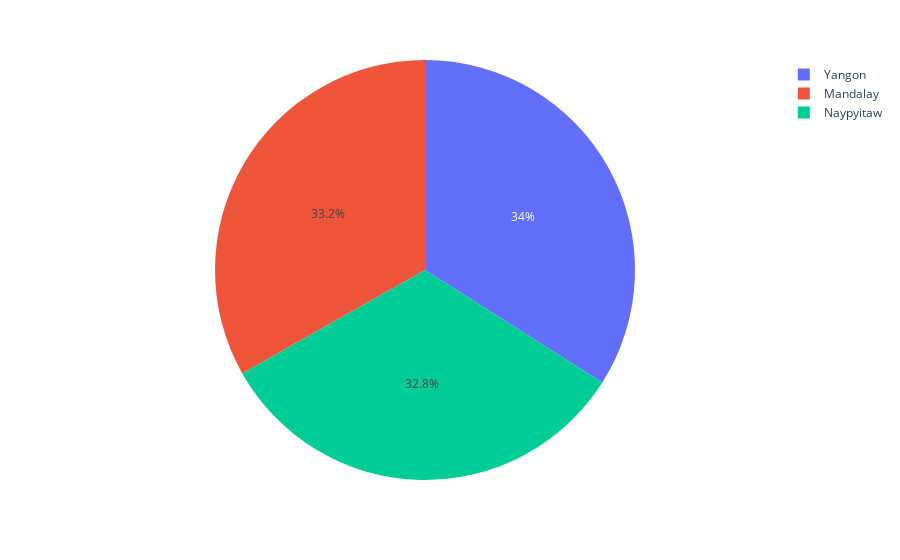

Notebook code for this chart:
### Markdown cell above
4. Kota dengan pelanggan paling sedikit

### Code cell
#Visualisasi data frekuensi pembelian berdasarkan kota
fig = px.pie(supermarket, names='City')
fig.update_layout(title_x=0.5)
fig.show()

### Figure 1 — Plotly figure (JSON) as saved in the notebook; plotly's stock layout.template omitted (floating-point values rounded to 4 significant figures; data arrays with more than 128 entries replaced by an {"elided": "..."} marker saying what was removed)
{"data": [{"domain": {"x": [0, 1], "y": [0, 1]}, "hovertemplate": "City=%{label}<extra></extra>", "labels": {"elided": "1000 str values"}, "legendgroup": "", "name": "", "showlegend": true, "type": "pie"}], "layout": {"legend": {"tracegroupgap": 0}, "margin": {"t": 60}, "title": {"x": 0.5}}}
